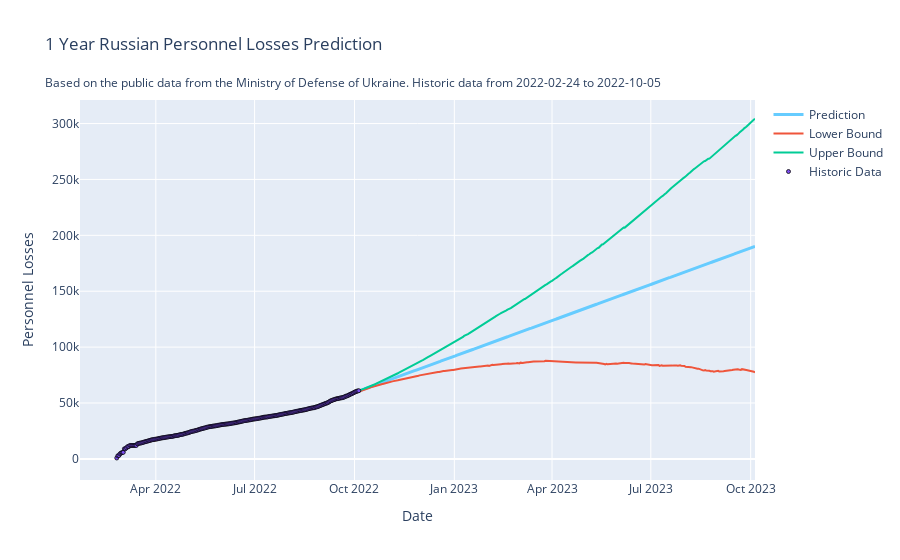

Source (notebook cell):
### Code cell
import plotly.graph_objs as go

fig = go.Figure()

fig.add_trace(go.Scatter(
    x=personnel_loses_forecast['ds'],
    y=personnel_loses_forecast['yhat'],
    line = {'color': '#66ccff', 'width': 3},
    name="Prediction"
))

fig.add_trace(go.Scatter(
    x=personnel_loses_forecast['ds'],
    y=personnel_loses_forecast['yhat_lower'],
    name="Lower Bound"
))

fig.add_trace(go.Scatter(
    x=personnel_loses_forecast['ds'],
    y=personnel_loses_forecast['yhat_upper'],
    name="Upper Bound"
))

fig.add_trace(
    go.Scatter(
        x=personnel_loses_forecast["ds"],
        y=df_subset["personnel"], 
        mode='markers',
        marker={
            "color": "#7c4fef",
            "size": 4,
            "line": {"color": "#000000", "width": 0.75},
        },
        name="Historic Data"
    )
)

fig.update_layout(
    title='1 Year Russian Personnel Losses Prediction<br><br><sup>Based on the public data from the <a =href="https://www.mil.gov.ua/en/">Ministry of Defense of Ukraine</a>. Historic data from 2022-02-24 to 2022-10-05</sup>',
    xaxis_title='Date',
    yaxis_title='Personnel Losses'
)
fig.show()

### Figure 1 — Plotly figure (JSON) as saved in the notebook; plotly's stock layout.template omitted (floating-point values rounded to 4 significant figures; data arrays with more than 128 entries replaced by an {"elided": "..."} marker saying what was removed)
{"data": [{"line": {"color": "#66ccff", "width": 3}, "name": "Prediction", "type": "scatter", "x": {"elided": "589 str values"}, "y": {"elided": "589 float values"}}, {"name": "Lower Bound", "type": "scatter", "x": {"elided": "589 str values"}, "y": {"elided": "589 float values"}}, {"name": "Upper Bound", "type": "scatter", "x": {"elided": "589 str values"}, "y": {"elided": "589 float values"}}, {"marker": {"color": "#7c4fef", "line": {"color": "#000000", "width": 0.75}, "size": 4}, "mode": "markers", "name": "Historic Data", "type": "scatter", "x": {"elided": "589 str values"}, "y": {"elided": "224 int values"}}], "layout": {"title": {"text": "1 Year Russian Personnel Losses Prediction<br><br><sup>Based on the public data from the <a =href=\"https://www.mil.gov.ua/en/\">Ministry of Defense of Ukraine</a>. Historic data from 2022-02-24 to 2022-10-05</sup>"}, "xaxis": {"title": {"text": "Date"}}, "yaxis": {"title": {"text": "Personnel Losses"}}}}
